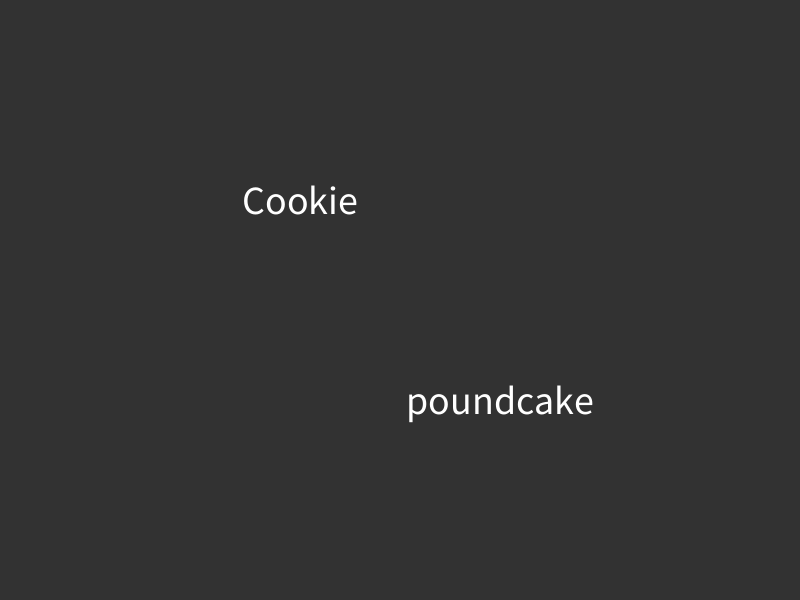
Frame 1 (no input)
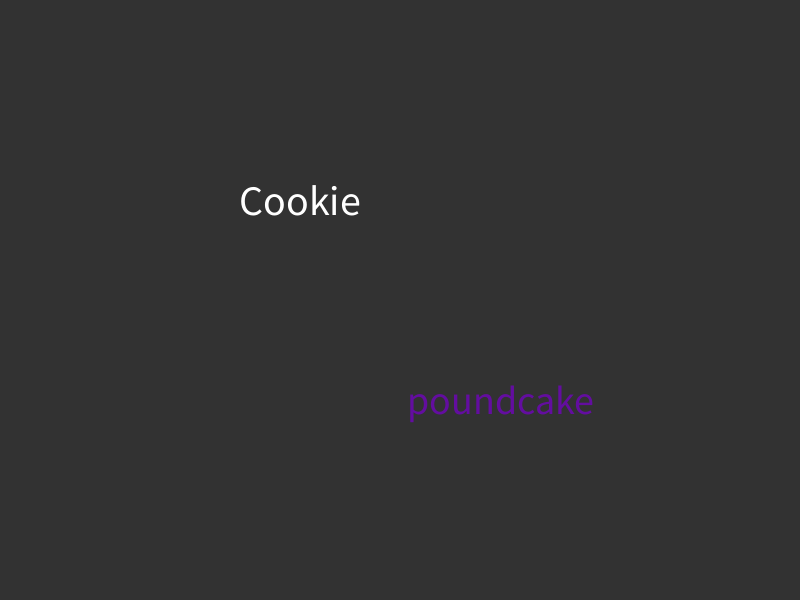
Frame 60 (the mouse pressed at the canvas centre just before this capture)
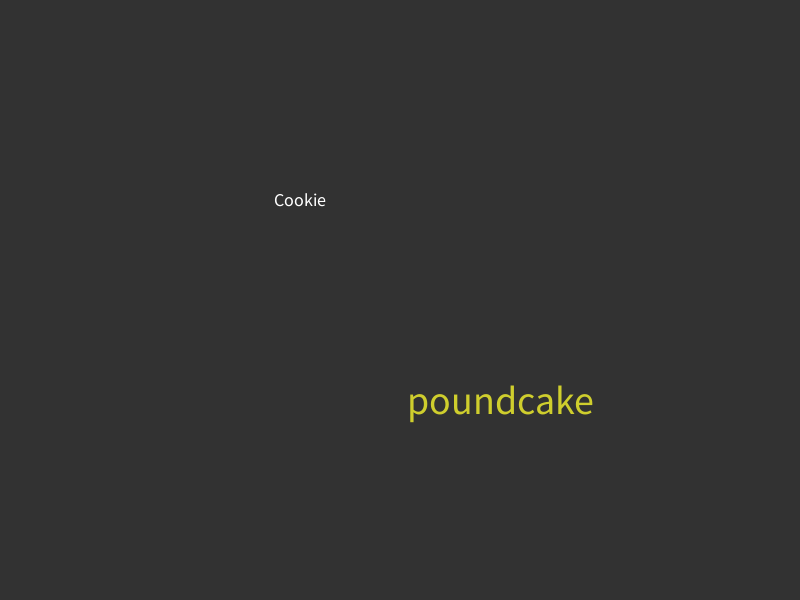
Frame 120 (the mouse held since frame 60 and released just before this capture)

The Processing sketch that drew these frames (run headless with seeded random() and noise(); from frame 60 on, the mouse is pressed at the canvas centre):

// Processing sketch: pulsingcooltext
// ── pulsingcooltext.pde
CoolText word;
CoolText word2;


void setup() {
  size(800, 600);
  word = new CoolText("Cookie", 300, 200);
  word2 = new CoolText("poundcake", 500, 400);
}

void draw() {
  background(50);
  word.display(); //a command to show the word on the screen
  word2.display();
  word.pulse();
  word2.chameleon();
}

void keyPressed() {
  if (key == ' ') {
    word.toggleFlash();
  }
}

// ── cooltext.pde
class CoolText { //use captial for class lets ppl know its a class/object, not a variable
  PVector pos;
  float size;
  color c;
  float speed;
  float maxSize;
  float minSize;
  String text;
  boolean flashing;

  CoolText(String text, float x, float y) { //need to give new position --> constructor --> set up new variables/what we need
    pos = new PVector(x, y);
    this.text = text; //comp. gets confused if ur talking abt general text or specified text (one of the circles)
    size = 40;
    c = color(255);
    speed = 2;
    maxSize = 50;
    minSize = 5;
    flashing = false;
  }

  void display() {
    if(flashing == true){
      chameleon(); //word.display in "sketch", so know under display here, only word will change
    }
    fill(c);
    textSize(size);
    textAlign(CENTER, CENTER); //when growing/shrinking, start from center
    text(text, pos.x, pos.y);
  }
  void pulse() {
    size = size + speed;
    if (size > maxSize || size < minSize) {
      speed = -speed;
    }
  }
  void chameleon() {
    c = color(random(255), random(255), random(255));
    
  }
  void toggleFlash(){
    flashing = !flashing; //flips from true to false, kinda like speed = -speed but for booleans
}
}
